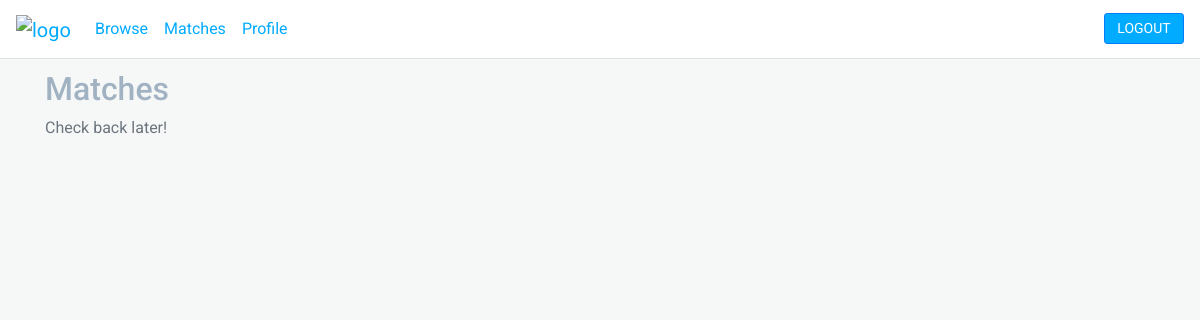
/matches (signed in), run on an earlier commit of the app's database.
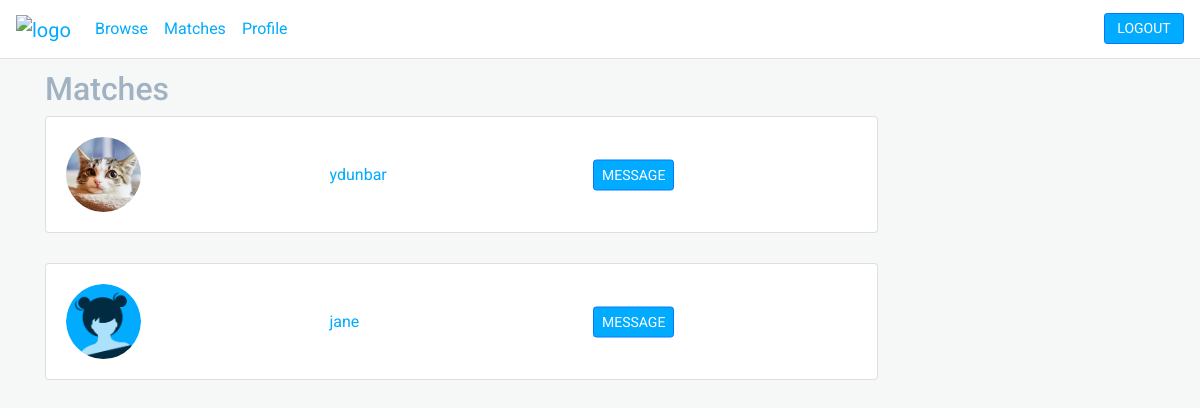
And on a later commit of the database.
### app/models.py (models this page shows, shortened)
class User(db.Model, UserMixin):
    id = db.Column(db.Integer, primary_key=True)
    username = db.Column(db.String(), unique=True, nullable=False)
    email = db.Column(db.String(), unique=True, nullable=False)
    image = db.Column(db.String(), nullable=False, default='default.png')
    password = db.Column(db.String(60))
    posts = db.relationship('Post', backref='author', lazy=True, foreign_keys = 'Post.author_id')
    recieved_posts = db.relationship('Post', backref='recipient', lazy=True, foreign_keys = 'Post.recipient_id')
    roles = db.relationship('Role', backref='user', lazy='dynamic', foreign_keys = 'Role.user_id')

### app/routes.py (the view, shortened to what this page needs)
@app.route('/matches', methods=['GET'])
@login_required
def matches():
    matches = []
    roles = current_user.roles
    for role in roles:
        if role.name == 'mentee':
            skills = role.skills
            for skill in skills:
                if skill.name == 'full-stack':
                    user = get_mentors('full-stack')
                    matches.append(user)
                if skill.name == 'back-end':
                    user = get_mentors('back-end')
                    matches.append(user)
                    matches.append(user)
                if skill.name == 'front-end':
                    user = get_mentors('front-end')
                    matches.append(user)
                    matches.append(user)
        if role.name == 'mentee':
            skills = role.skills
            for skill in skills:
                if skill.name == 'full-stack':
                    all_users = User.query.all()
                    all_users.remove(current_user)
                    matches = all_users
                if skill.name == 'back-end':
                    all_users = User.query.all()
                    all_users.remove(current_user)
                    matches = all_users
                if skill.name == 'front-end':
                    all_users = User.query.all()
                    all_users.remove(current_user)
                    matches = all_users
    if matches:
        matches = list(set(matches))
    return render_template('matches.html', matches=matches)

### app/models.py (called while the page is built)
@login_manager.user_loader
def load_user(user_id):
    return User.query.get(int(user_id))

### app/routes.py (called while the page is built)
def get_mentors(skill):
    all_users = User.query.all()
    all_users.remove(current_user)
    for user in all_users:
        role_match = user.roles.filter_by(name='mentor').first()
        if role_match:
            skill_match = role_match.skills.filter_by(name=skill).first()
            if skill_match:
                return user

### app/templates/matches.html (shortened to what this page needs)
{% extends 'layout.html' %}
{% block content %}
    <div class="main">
        <h2>Matches</h2>
        {% if not matches %}
            <p class="text-muted">Check back later!</p>
        {% endif %}
        {% if matches %}
            {% for user in matches %}
                <div class="card w-75">
                    <div class="card-body user-card">
                        <div class="left">
                            <img class="rounded-circle small-image" src="{{ url_for('static', filename='profile_pictures/' + user.image) }}">
                        </div>
                        <div class="middle center">
                            <div class="centered">
                                <p class="card-text"><a href="{{ url_for('profile', username = user.username) }}">{{ user.username }}</a></p>
                            </div>
                        </div>
                        <div class="right center">
                            <div class="centered">
                                <a class="btn btn-primary btn-sm" href="{{ url_for('new_post', username = user.username) }}">MESSAGE</a>
                            </div>
                        </div>
                    </div>
                </div>
            {% endfor %}
        {% endif %}
    </div>
{% endblock content %}

What changed in the data, as far as the page shows it:
now on this page (row unchanged): User: image (picture), username "ydunbar"
added User: image (placeholder picture), username "jane"
Also different on the page:
text no longer shown: "Check back later!"
